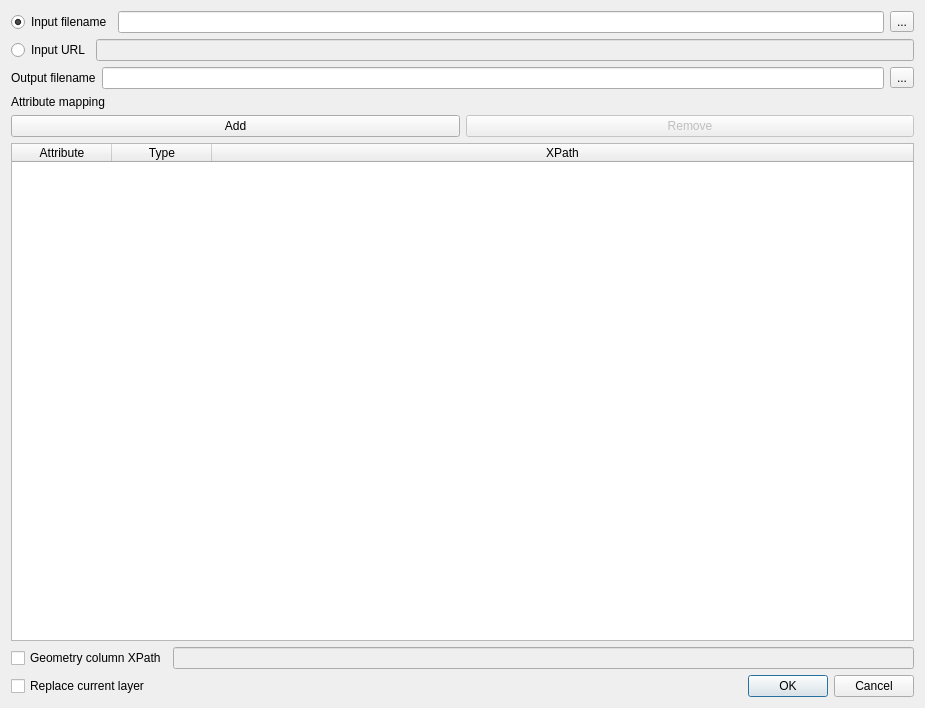
<?xml version="1.0" encoding="UTF-8"?>
<ui version="4.0">
 <class>CreationDialog</class>
 <widget class="QDialog" name="CreationDialog">
  <property name="geometry">
   <rect>
    <x>0</x>
    <y>0</y>
    <width>925</width>
    <height>708</height>
   </rect>
  </property>
  <property name="windowTitle">
   <string>Load Complex Features source</string>
  </property>
  <layout class="QVBoxLayout" name="verticalLayout">
   <item>
    <layout class="QHBoxLayout" name="horizontalLayout">
     <item>
      <widget class="QRadioButton" name="filenameRadio">
       <property name="text">
        <string>Input filename</string>
       </property>
       <property name="checked">
        <bool>true</bool>
       </property>
      </widget>
     </item>
     <item>
      <widget class="QLineEdit" name="filenameText"/>
     </item>
     <item>
      <widget class="QToolButton" name="browseButton">
       <property name="text">
        <string>...</string>
       </property>
      </widget>
     </item>
    </layout>
   </item>
   <item>
    <layout class="QHBoxLayout" name="horizontalLayout_2">
     <item>
      <widget class="QRadioButton" name="urlRadio">
       <property name="text">
        <string>Input URL</string>
       </property>
      </widget>
     </item>
     <item>
      <widget class="QLineEdit" name="urlText">
       <property name="enabled">
        <bool>false</bool>
       </property>
      </widget>
     </item>
    </layout>
   </item>
   <item>
    <layout class="QHBoxLayout" name="horizontalLayout_6">
     <item>
      <widget class="QLabel" name="label_2">
       <property name="text">
        <string>Output filename</string>
       </property>
      </widget>
     </item>
     <item>
      <widget class="QLineEdit" name="outFilenameText"/>
     </item>
     <item>
      <widget class="QToolButton" name="browseOutButton">
       <property name="text">
        <string>...</string>
       </property>
      </widget>
     </item>
    </layout>
   </item>
   <item>
    <widget class="QLabel" name="label">
     <property name="text">
      <string>Attribute mapping</string>
     </property>
    </widget>
   </item>
   <item>
    <layout class="QHBoxLayout" name="horizontalLayout_3">
     <item>
      <widget class="QPushButton" name="addMappingBtn">
       <property name="text">
        <string>Add</string>
       </property>
      </widget>
     </item>
     <item>
      <widget class="QPushButton" name="removeMappingBtn">
       <property name="enabled">
        <bool>false</bool>
       </property>
       <property name="text">
        <string>Remove</string>
       </property>
      </widget>
     </item>
    </layout>
   </item>
   <item>
    <widget class="QTableWidget" name="attributeTable">
     <property name="selectionBehavior">
      <enum>QAbstractItemView::SelectRows</enum>
     </property>
     <attribute name="horizontalHeaderStretchLastSection">
      <bool>true</bool>
     </attribute>
     <column>
      <property name="text">
       <string>Attribute</string>
      </property>
     </column>
     <column>
      <property name="text">
       <string>Type</string>
      </property>
     </column>
     <column>
      <property name="text">
       <string>XPath</string>
      </property>
     </column>
    </widget>
   </item>
   <item>
    <layout class="QHBoxLayout" name="horizontalLayout_5">
     <item>
      <widget class="QCheckBox" name="geometryColumnCheck">
       <property name="text">
        <string>Geometry column XPath</string>
       </property>
      </widget>
     </item>
     <item>
      <widget class="QLineEdit" name="geometryColumnEdit">
       <property name="enabled">
        <bool>false</bool>
       </property>
      </widget>
     </item>
    </layout>
   </item>
   <item>
    <layout class="QHBoxLayout" name="horizontalLayout_4">
     <item>
      <widget class="QCheckBox" name="replaceLayerChck">
       <property name="text">
        <string>Replace current layer</string>
       </property>
      </widget>
     </item>
     <item>
      <spacer name="horizontalSpacer">
       <property name="orientation">
        <enum>Qt::Horizontal</enum>
       </property>
       <property name="sizeHint" stdset="0">
        <size>
         <width>40</width>
         <height>20</height>
        </size>
       </property>
      </spacer>
     </item>
     <item>
      <widget class="QDialogButtonBox" name="buttonBox">
       <property name="orientation">
        <enum>Qt::Horizontal</enum>
       </property>
       <property name="standardButtons">
        <set>QDialogButtonBox::Cancel|QDialogButtonBox::Ok</set>
       </property>
      </widget>
     </item>
    </layout>
   </item>
  </layout>
 </widget>
 <resources/>
 <connections>
  <connection>
   <sender>buttonBox</sender>
   <signal>accepted()</signal>
   <receiver>CreationDialog</receiver>
   <slot>accept()</slot>
   <hints>
    <hint type="sourcelabel">
     <x>248</x>
     <y>254</y>
    </hint>
    <hint type="destinationlabel">
     <x>157</x>
     <y>274</y>
    </hint>
   </hints>
  </connection>
  <connection>
   <sender>buttonBox</sender>
   <signal>rejected()</signal>
   <receiver>CreationDialog</receiver>
   <slot>reject()</slot>
   <hints>
    <hint type="sourcelabel">
     <x>316</x>
     <y>260</y>
    </hint>
    <hint type="destinationlabel">
     <x>286</x>
     <y>274</y>
    </hint>
   </hints>
  </connection>
  <connection>
   <sender>filenameRadio</sender>
   <signal>toggled(bool)</signal>
   <receiver>filenameText</receiver>
   <slot>setEnabled(bool)</slot>
   <hints>
    <hint type="sourcelabel">
     <x>55</x>
     <y>22</y>
    </hint>
    <hint type="destinationlabel">
     <x>411</x>
     <y>23</y>
    </hint>
   </hints>
  </connection>
  <connection>
   <sender>filenameRadio</sender>
   <signal>toggled(bool)</signal>
   <receiver>browseButton</receiver>
   <slot>setEnabled(bool)</slot>
   <hints>
    <hint type="sourcelabel">
     <x>55</x>
     <y>22</y>
    </hint>
    <hint type="destinationlabel">
     <x>733</x>
     <y>23</y>
    </hint>
   </hints>
  </connection>
  <connection>
   <sender>urlRadio</sender>
   <signal>toggled(bool)</signal>
   <receiver>urlText</receiver>
   <slot>setEnabled(bool)</slot>
   <hints>
    <hint type="sourcelabel">
     <x>38</x>
     <y>57</y>
    </hint>
    <hint type="destinationlabel">
     <x>409</x>
     <y>58</y>
    </hint>
   </hints>
  </connection>
  <connection>
   <sender>geometryColumnCheck</sender>
   <signal>toggled(bool)</signal>
   <receiver>geometryColumnEdit</receiver>
   <slot>setEnabled(bool)</slot>
   <hints>
    <hint type="sourcelabel">
     <x>110</x>
     <y>450</y>
    </hint>
    <hint type="destinationlabel">
     <x>286</x>
     <y>453</y>
    </hint>
   </hints>
  </connection>
 </connections>
</ui>
